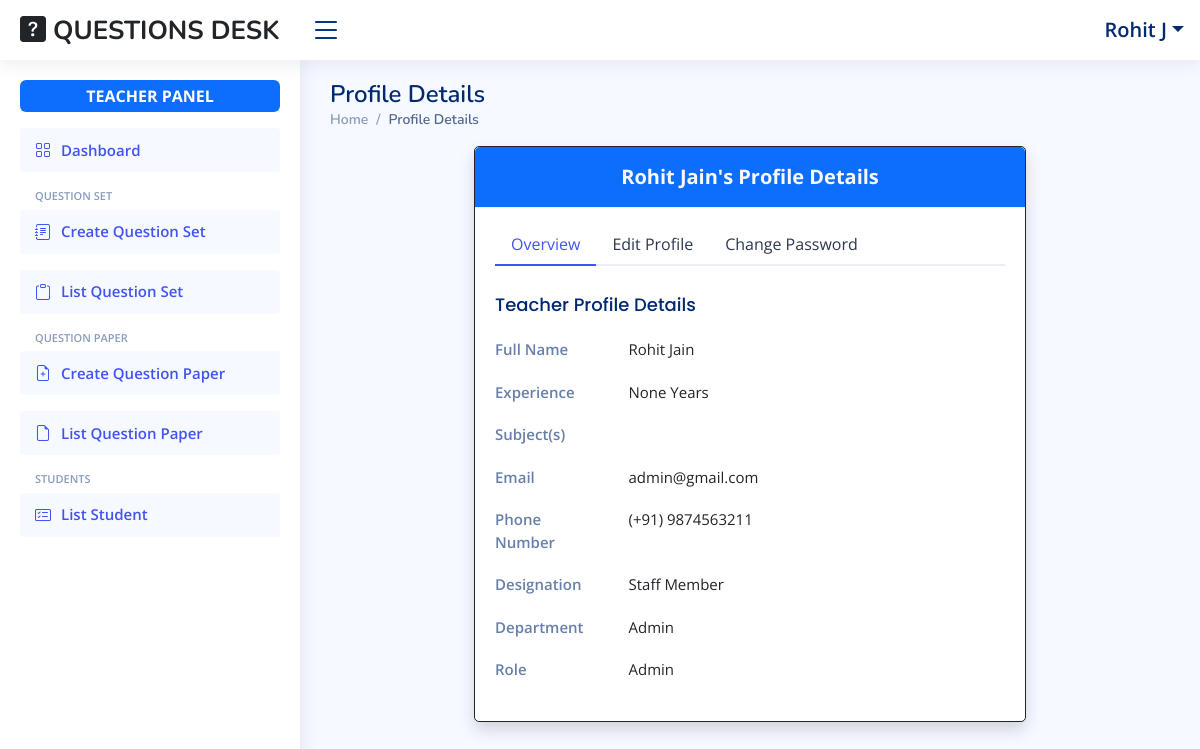
The app's page /teacher/profile/ (signed in), older data.
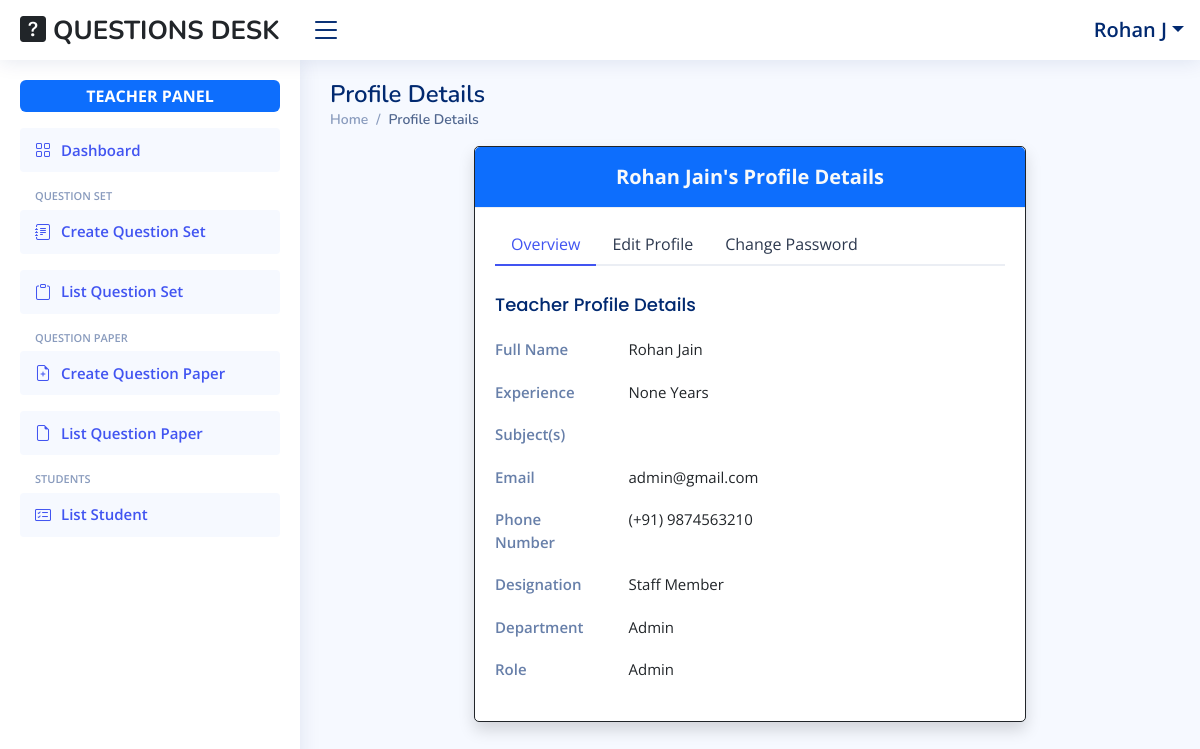
The same page, newer data.
### Users/models.py (models this page shows, shortened)
class User(AbstractBaseUser):
    id = models.BigAutoField(primary_key=True)
    first_name = models.CharField(max_length=100, null=False, blank=False)
    last_name = models.CharField(max_length=100, null=False, blank=False)
    institute = models.CharField(max_length=255, null=False, blank=False, default="S.S.V.P's B.S.Deore Polytechnic, Dhule")
    email = models.EmailField(unique=True, null=False, blank=False)
    username = models.CharField(unique=True, max_length=100, null=False, blank=False)
    password = models.CharField(max_length=100, null=False, blank=False)
    role = models.CharField(max_length=10, null=False, blank=False)
    joined_date = models.DateField(auto_now_add=True)
    USERNAME_FIELD = 'username'
    REQUIRED_FIELDS = ['first_name', 'last_name', 'email']
    objects = UserManager()
    def __str__(self):
        return f'{self.first_name} {self.last_name}'
    class Meta:
        db_table = 'Users'

class Profile(models.Model):
    id = models.BigAutoField(primary_key=True)
    user = models.OneToOneField(User, related_name='profile', on_delete=models.CASCADE)
    phone_number = models.CharField(max_length=10, null=False, blank=False ,validators=[RegexValidator(regex=r'^\d{10}$')])
    designation = models.CharField(max_length=100, null=False, blank=False)
    department = models.CharField(max_length=100, null=False, blank=False)
    experience = models.DecimalField(max_digits=3, decimal_places=1, null=True, blank=True)
    subjects = models.ManyToManyField(Subject, related_name='profiles', blank=True)
    class Meta:
        db_table = 'Profiles'

### Users/views.py (the view)
# urls.py: path('teacher/profile/', teacher_profile_view, name='teacher-profile-view'),
def teacher_profile_view(request):
    return render(request, 'members/teacher/profile.html')

### Users/templates/members/teacher/profile.html (shortened to what the changed rows need)
{% extends "members/teacher/base_site.html" %}
{% block main %}
    <main id="main" class="main">
        <div class="pagetitle">
            <h1>Profile Details</h1>
        </div>
        <section class="section profile">
            <div class="row justify-content-center">
                <div class="col-xl-8">
                    <div class="card border border-dark shadow">
                        <div class="card-header text-center bg-primary text-light fw-bold fs-5">
                            {{request.user}}'s Profile Details
                        </div>
                        <div class="card-body pt-3">
                            <ul class="nav nav-tabs nav-tabs-bordered">
                            </ul>
                            <div class="tab-content pt-2">
                                <div class="tab-pane fade show active profile-overview" id="profile-overview">
                                    <div class="row">
                                        <div class="col-lg-3 col-md-4 label ">Full Name</div>
                                        <div class="col-lg-9 col-md-8">{{request.user.first_name}} {{request.user.last_name}}</div>
                                    </div>
                                    <div class="row">
										<div class="col-lg-3 col-md-4 label">Experience</div>
										<div class="col-lg-9 col-md-8">{{request.user.profile.experience}} Years</div>
									</div>
                                    <div class="row">
                                        <div class="col-lg-3 col-md-4 label">Email</div>
                                        <div class="col-lg-9 col-md-8">{{request.user.email}}</div>
                                    </div>
                                    <div class="row">
                                        <div class="col-lg-3 col-md-4 label">Phone Number</div>
                                        <div class="col-lg-9 col-md-8">(+91) {{request.user.profile.phone_number}}</div>
                                    </div>
                                    <div class="row">
                                        <div class="col-lg-3 col-md-4 label">Designation</div>
                                        <div class="col-lg-9 col-md-8">{{request.user.profile.designation}}</div>
                                    </div>
                                    <div class="row">
                                        <div class="col-lg-3 col-md-4 label">Department</div>
                                        <div class="col-lg-9 col-md-8">{{request.user.profile.department}}</div>
                                    </div>
                                    <div class="row">
                                        <div class="col-lg-3 col-md-4 label">Role</div>
                                        <div class="col-lg-9 col-md-8">{{request.user.role}}</div>
                                    </div>
                                </div>
                            </div>
                        </div>
                    </div>
                </div>
            </div>
        </section>
    </main>
{% endblock main %}

### Users/templates/members/teacher/base_site.html (shortened to what this page needs)
{% extends "base.html" %}
{% load static %}
{% block content %}
    <header id="header" class="header fixed-top d-flex align-items-center">
        <div class="d-flex align-items-center justify-content-between">
            <a href="" class="logo">
                <span class="d-none d-lg-block text-dark">
                    <i class="bi bi-question-square-fill"></i>
                    QUESTIONS DESK
                </span>
            </a>
            <i class="bi bi-list toggle-sidebar-btn"></i>
        </div>
        <nav class="header-nav ms-auto">
            <ul>
                <li class="nav-item dropdown pe-3">
                    <a class="nav-link nav-profile pe-0" href="#" data-bs-toggle="dropdown">
                        <span class="dropdown-toggle ps-2 fs-5">{{request.user.first_name}} {{request.user.last_name.0}}</span>
                    </a>
                </li>
            </ul>
        </nav>
    </header>
    <aside id="sidebar" class="sidebar">
        <ul class="sidebar-nav" id="sidebar-nav">
            <li class="nav-item text-center mb-3">
                <span class="badge bg-primary w-100 fs-6 p-2">TEACHER PANEL</span>
            </li>
            <li class="nav-item mb-3">
                <a class="nav-link " href="{% url "teacher-index-view" %}">
                    <i class="bi bi-grid"></i>
                    <span>Dashboard</span>
                </a>
            </li>
            <li class="nav-heading">QUESTION SET</li>
            <li class="nav-item mb-3">
                <a class="nav-link" href="{% url "create-question-set-view" %}">
                    <i class="bi bi-journal-text"></i>
                    <span>Create Question Set</span>
                </a>
            </li>
            <li class="nav-item mb-3">
                <a class="nav-link" href="{% url "list-question-sets-view" %}">
                    <i class="bi bi-clipboard"></i>
                    <span>List Question Set</span>
                </a>
            </li>
            <li class="nav-heading">QUESTION PAPER</li>
            <li class="nav-item mb-3">
                <a class="nav-link" href="{% url "create-question-paper-view" %}">
                    <i class="bi bi-file-earmark-plus"></i>
                    <span>Create Question Paper</span>
                </a>
            </li>
            <li class="nav-item mb-3">
                <a class="nav-link" href="{% url "list-question-papers-view" %}">
                    <i class="bi bi-file-earmark"></i>
                    <span>List Question Paper</span>
                </a>
            </li>
            <li class="nav-heading">STUDENTS</li>
            <li class="nav-item">
                <a class="nav-link" href="{% url "teacher-list-students-view" %}">
                    <i class="bi bi-card-checklist"></i>
                    <span>List Student</span>
                </a>
            </li>
        </ul>
    </aside>
    {% block main %}{% endblock main %}
{% endblock content %}

Row changes from the older to the newer data that the page shows:
changed User "Jain": user.first_name "Rohit" → "Rohan"; user "Rohit Jain" → "Rohan Jain"; user.profile.phone_number "9874563211" → "9874563210"
